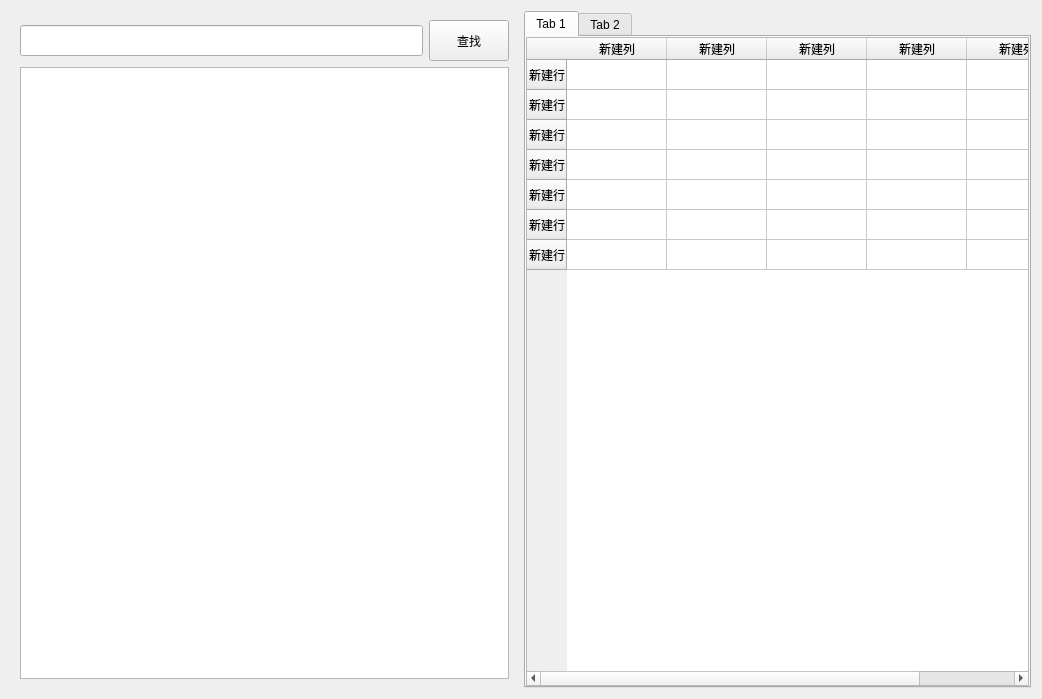
<?xml version="1.0" encoding="UTF-8"?>
<ui version="4.0">
 <class>Form</class>
 <widget class="QWidget" name="Form">
  <property name="geometry">
   <rect>
    <x>0</x>
    <y>0</y>
    <width>1042</width>
    <height>699</height>
   </rect>
  </property>
  <property name="windowTitle">
   <string>Form</string>
  </property>
  <layout class="QHBoxLayout" name="horizontalLayout_2">
   <item>
    <widget class="QWidget" name="widget" native="true">
     <layout class="QVBoxLayout" name="verticalLayout">
      <item>
       <layout class="QHBoxLayout" name="horizontalLayout">
        <item>
         <widget class="QLineEdit" name="lineEdit">
          <property name="maximumSize">
           <size>
            <width>16777215</width>
            <height>31</height>
           </size>
          </property>
         </widget>
        </item>
        <item>
         <widget class="QPushButton" name="pushButton">
          <property name="minimumSize">
           <size>
            <width>0</width>
            <height>41</height>
           </size>
          </property>
          <property name="text">
           <string>查找</string>
          </property>
         </widget>
        </item>
       </layout>
      </item>
      <item>
       <widget class="QListWidget" name="listWidget"/>
      </item>
     </layout>
    </widget>
   </item>
   <item>
    <widget class="QTabWidget" name="tabWidget">
     <property name="currentIndex">
      <number>0</number>
     </property>
     <widget class="QWidget" name="tab">
      <attribute name="title">
       <string>Tab 1</string>
      </attribute>
      <layout class="QVBoxLayout" name="verticalLayout_2">
       <property name="spacing">
        <number>0</number>
       </property>
       <property name="leftMargin">
        <number>0</number>
       </property>
       <property name="topMargin">
        <number>0</number>
       </property>
       <property name="rightMargin">
        <number>0</number>
       </property>
       <property name="bottomMargin">
        <number>0</number>
       </property>
       <item>
        <widget class="QTableWidget" name="tableWidget">
         <row>
          <property name="text">
           <string>新建行</string>
          </property>
         </row>
         <row>
          <property name="text">
           <string>新建行</string>
          </property>
         </row>
         <row>
          <property name="text">
           <string>新建行</string>
          </property>
         </row>
         <row>
          <property name="text">
           <string>新建行</string>
          </property>
         </row>
         <row>
          <property name="text">
           <string>新建行</string>
          </property>
         </row>
         <row>
          <property name="text">
           <string>新建行</string>
          </property>
         </row>
         <row>
          <property name="text">
           <string>新建行</string>
          </property>
         </row>
         <column>
          <property name="text">
           <string>新建列</string>
          </property>
         </column>
         <column>
          <property name="text">
           <string>新建列</string>
          </property>
         </column>
         <column>
          <property name="text">
           <string>新建列</string>
          </property>
         </column>
         <column>
          <property name="text">
           <string>新建列</string>
          </property>
         </column>
         <column>
          <property name="text">
           <string>新建列</string>
          </property>
         </column>
        </widget>
       </item>
      </layout>
     </widget>
     <widget class="QWidget" name="tab_2">
      <attribute name="title">
       <string>Tab 2</string>
      </attribute>
     </widget>
    </widget>
   </item>
  </layout>
 </widget>
 <resources/>
 <connections/>
</ui>
